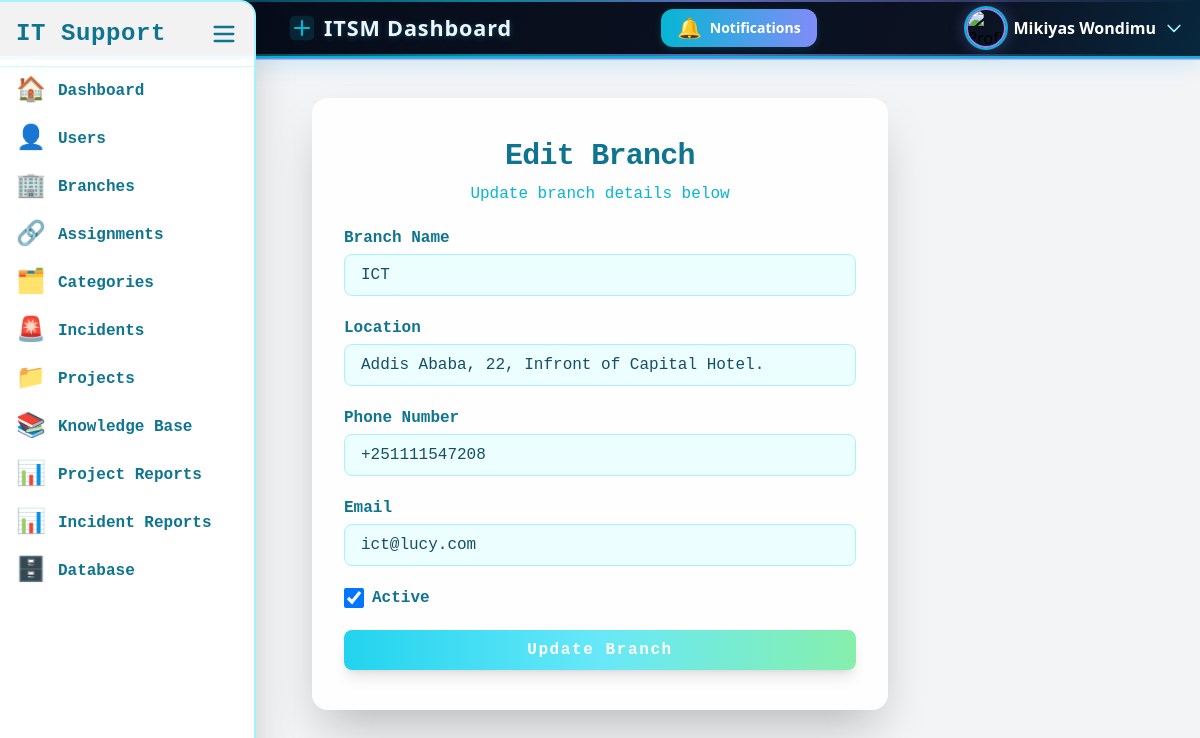
Page /admin/edit_branch.php?id=56 (signed in) on the committed database.
### tables this page shows
CREATE TABLE `users` (
  `id` int(11) NOT NULL,
  `name` varchar(100) DEFAULT NULL,
  `email` varchar(100) DEFAULT NULL,
  `password` varchar(255) DEFAULT NULL,
  `role` enum('admin','staff','user') NOT NULL,
  `job_position` varchar(255) DEFAULT NULL,
  `created_at` timestamp NOT NULL DEFAULT current_timestamp(),
  `force_password_change` tinyint(1) DEFAULT 1,
  `branch_id` int(11) DEFAULT NULL,
  `profile_picture` varchar(255) DEFAULT NULL,
  `is_active` tinyint(1) NOT NULL DEFAULT 1
);

CREATE TABLE `branches` (
  `id` int(11) NOT NULL,
  `name` varchar(100) NOT NULL,
  `phone` varchar(100) DEFAULT NULL,
  `email` varchar(100) DEFAULT NULL,
  `location` varchar(255) DEFAULT NULL,
  `created_at` timestamp NOT NULL DEFAULT current_timestamp(),
  `is_active` tinyint(1) NOT NULL DEFAULT 1
);

### admin/edit_branch.php (the view, shortened to what this page needs)
<?php
require_once '../config/db.php';
$id = $_GET['id'] ?? null;
$stmt = $pdo->prepare("SELECT * FROM branches WHERE id = ?");
$stmt->execute([$id]);
$branch = $stmt->fetch();
?>
<!DOCTYPE html>
<html>
<head><title>Edit Branch</title><script src="https://cdn.tailwindcss.com"></script></head>
<body class="bg-gray-100">
<?php include '../includes/sidebar.php'; ?>
    <?php include '../header.php'; ?>
  <div class="max-w-xl mx-auto bg-white bg-opacity-95 rounded-2xl shadow-2xl px-8 py-10 mt-10 fade-in tech-border glow">
    <h2 class="text-3xl font-extrabold text-center text-cyan-700 mb-2 tracking-tight font-mono">Edit Branch</h2>
    <p class="text-center text-cyan-500 mb-4 font-mono">Update branch details below</p>
    <form action="handlers/update_branch.php" method="POST" class="space-y-5">
      <div>
        <label class="block text-cyan-700 font-semibold mb-1 font-mono" for="name">Branch Name</label>
        <input type="text" name="name" id="name" value="<?= htmlspecialchars($branch['name']) ?>" required
          class="w-full px-4 py-2 rounded-lg border border-cyan-200 bg-cyan-50 text-cyan-900 focus:ring-2 focus:ring-cyan-300 focus:outline-none transition duration-200 font-mono" />
      </div>
      <div>
        <label class="block text-cyan-700 font-semibold mb-1 font-mono" for="location">Location</label>
        <input type="text" name="location" id="location" value="<?= htmlspecialchars($branch['location']) ?>" required
          class="w-full px-4 py-2 rounded-lg border border-cyan-200 bg-cyan-50 text-cyan-900 focus:ring-2 focus:ring-green-200 focus:outline-none transition duration-200 font-mono" />
      </div>
      <div>
        <label class="block text-cyan-700 font-semibold mb-1 font-mono" for="phone">Phone Number</label>
        <input type="text" name="phone" id="phone" value="<?= htmlspecialchars($branch['phone'] ?? '') ?>" required
          class="w-full px-4 py-2 rounded-lg border border-cyan-200 bg-cyan-50 text-cyan-900 focus:ring-2 focus:ring-cyan-300 focus:outline-none transition duration-200 font-mono" />
      </div>
      <div>
        <label class="block text-cyan-700 font-semibold mb-1 font-mono" for="email">Email</label>
        <input type="email" name="email" id="email" value="<?= htmlspecialchars($branch['email'] ?? '') ?>" required
          class="w-full px-4 py-2 rounded-lg border border-cyan-200 bg-cyan-50 text-cyan-900 focus:ring-2 focus:ring-green-200 focus:outline-none transition duration-200 font-mono" />
      </div>
      <div class="flex items-center">
        <input type="checkbox" name="is_active" id="is_active" value="1" class="h-5 w-5 text-cyan-600 border-cyan-300 rounded focus:ring-cyan-400" <?= $branch['is_active'] ? 'checked' : '' ?>>
        <label for="is_active" class="ml-2 text-cyan-700 font-semibold font-mono select-none">Active</label>
      </div>
      <button type="submit"
        class="w-full py-2 px-4 bg-gradient-to-r from-cyan-400 via-cyan-300 to-green-300 hover:from-green-300 hover:to-cyan-400 text-white font-bold rounded-lg shadow-lg transform hover:scale-105 transition duration-300 font-mono tracking-widest">
        Update Branch
      </button>
    </form>
  </div>
</body>
</html>

### header.php (shortened to what this page needs)
<?php
include 'config/db.php';
$user_id = $_SESSION['user_id'];
$stmt = $pdo->prepare("SELECT * FROM users WHERE id = ?");
$stmt->execute([$user_id]);
$user = $stmt->fetch(PDO::FETCH_ASSOC);
if (isset($user['profile_picture']) && !empty($user['profile_picture'])) {
  $user['profile_image'] = '../uploads/' . $user['profile_picture'];
} else {
  $user['profile_image'] = '../uploads/default_avatar.png';
}
?>
<header id="header" class="header-animated-bg shadow-md px-4 pl-72 flex justify-between items-center relative overflow-visible" style="min-height:54px;height:58px;">
  <h1 class="header-title">
    <svg width="28" height="28" fill="none" viewBox="0 0 32 32">
      <rect x="2" y="2" width="28" height="28" rx="6" fill="#06b6d4" opacity="0.15"/>
      <path d="M8 16h16M16 8v16" stroke="#06b6d4" stroke-width="2.5" stroke-linecap="round"/>
    </svg>
    ITSM Dashboard
  </h1>
  <div class="relative inline-block text-left">
    <button id="notifBtn" class="relative flex items-center gap-2 px-4 py-1 text-sm tech-btn shadow-lg focus:outline-none transition-all duration-300" style="min-height:36px;height:38px;">
      <span id="notifBell" class="text-xl notif-pulse transition-transform duration-300">🔔</span>
      <span class="hidden md:inline">Notifications</span>
    </button>
  </div>
  <div class="relative inline-block text-left">
    <button id="profileDropdownBtn" class="flex items-center gap-2 focus:outline-none group">
      <img src="<?= $user['profile_image'] ?>" alt="Profile" class="w-10 h-10 rounded-full object-cover profile-glow transition-all duration-300">
      <span class="md:inline text-white text-base font-semibold group-hover:text-cyan-200 transition-colors"><?= htmlspecialchars($user['name'] ?? 'Profile') ?></span>
      <svg class="w-5 h-5 text-cyan-200 group-hover:text-cyan-400 transition-colors" fill="none" stroke="currentColor" viewBox="0 0 24 24">
        <path stroke-linecap="round" stroke-linejoin="round" stroke-width="2" d="M19 9l-7 7-7-7" />
      </svg>
    </button>
  </div>
</header>

### header.php (style rules this page uses)
.header-animated-bg { background: rgba(30, 41, 59, 0.82); background-image: linear-gradient(120deg, #0f172a 0%, #1e293b 40%, #06b6d4 70%, #818cf8 100%); background-blend-mode: overlay; background-size: 200% 200%; animation: gradientMove 8s linear infinite; border-bottom: 2px solid #06b6d4; box-shadow: 0 4px 24px 0 #0ea5e933, 0 1.5px 0 #818cf8; position: relative; overflow: visible; backdrop-filter: blur(16px) saturate(180%); -webkit-backdrop-filter: blur(16px) saturate(180%); min-height: 54px; height: 58px; padding-top: 0.25rem !important; padding-bottom: 0.25rem !important; }
.header-animated-bg::before, .header-animated-bg::after { content: ''; position: absolute; left: 0; right: 0; height: 2px; background: linear-gradient(90deg, transparent, #06b6d4 40%, #818cf8 60%, transparent); opacity: 0.7; pointer-events: none; z-index: 1; }
.header-animated-bg::before { top: 0; }
.header-animated-bg::after { bottom: 0; }
.profile-glow { box-shadow: 0 0 0 2px #06b6d4, 0 0 16px 2px #818cf855; transition: box-shadow 0.3s, border-color 0.3s; border: 2.5px solid #818cf8; }
.notif-pulse { animation: notifPulse 1.2s cubic-bezier(.4,0,.2,1) infinite; }
.tech-btn { background: linear-gradient(90deg, #06b6d4 0%, #818cf8 100%); color: #fff; font-weight: 600; border-radius: 0.75rem; box-shadow: 0 2px 8px #06b6d433; transition: background 0.3s, box-shadow 0.3s; padding-top: 0.25rem; padding-bottom: 0.25rem; min-height: 36px; height: 38px; }
.header-title { font-family: 'Segoe UI', Arial, sans-serif; font-size: 1.35rem; font-weight: 700; letter-spacing: 0.04em; color: #f1f5f9; text-shadow: 0 1px 6px #06b6d455, 0 1px 0 #818cf822; display: flex; align-items: center; gap: 0.5rem; animation: none; line-height: 1.1; }

### rows in the picture
users: name "Mikiyas Wondimu"
branches: name "ICT", location "Addis Ababa, 22, Infront of Capital Hotel.", phone "+251111547208", email "ict@lucy.com", is_active "☑"
